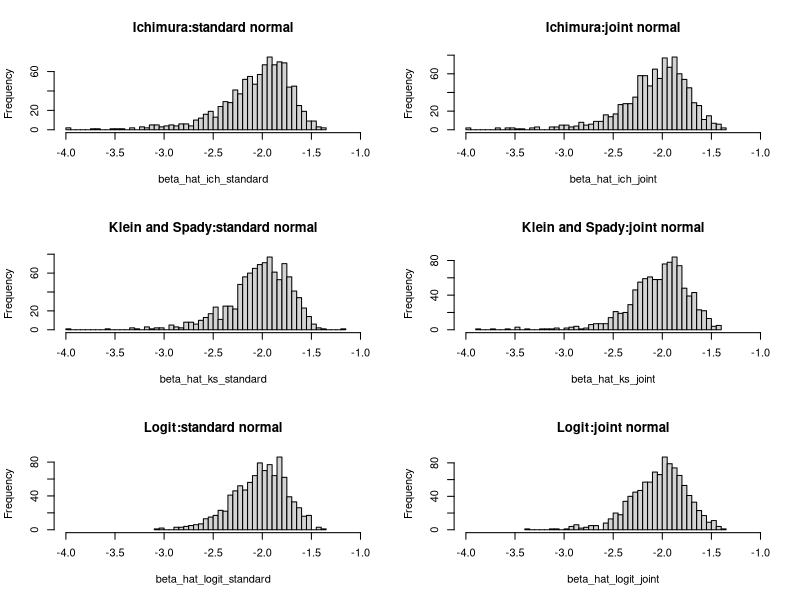

Generate this figure with R:
beta_ich_joint=read.csv("beta_ich_joint_mc.csv",header=TRUE)
beta_ks_joint=read.csv("beta_ks_joint_mc.csv",header=TRUE)
beta_ich_standard=read.csv("beta_ich_mc.csv",header=TRUE)
beta_ks_standard=read.csv("beta_ks_mc.csv",header=TRUE)
beta_logit_standard=read.csv("beta_logit_standard_mc.csv",header=TRUE)
beta_logit_joint=read.csv("beta_logit_joint_mc.csv",header=TRUE)

beta_hat_ich_standard <- beta_ich_standard$x
beta_hat_ich_joint <- beta_ich_joint$x
beta_hat_ks_standard <- beta_ks_standard$x
beta_hat_ks_joint <- beta_ks_joint$x
beta_hat_logit_standard <- beta_logit_standard$x
beta_hat_logit_joint <- beta_logit_joint$x
#########################################################################
par(mfrow=c(3,2))
hist(beta_hat_ich_standard,breaks = 80, main="Ichimura:standard normal",xlim = range(c(-4,-1)))
hist(beta_hat_ich_joint,breaks = 80, main="Ichimura:joint normal",xlim = range(c(-4,-1)))

hist(beta_hat_ks_standard,breaks = 80, main="Klein and Spady:standard normal",xlim = range(c(-4,-1)))
hist(beta_hat_ks_joint,breaks = 80, main="Klein and Spady:joint normal",xlim = range(c(-4,-1)))

hist(beta_hat_logit_standard,breaks = 60, main="Logit:standard normal",xlim = range(c(-4,-1)))
hist(beta_hat_logit_joint,breaks = 60, main="Logit:joint normal",xlim = range(c(-4,-1)))

#boxplot(beta_ich_joint$x, main="beta_ich_joint")
#boxplot(beta_ks_joint$x, main="beta_ks_joint")

#stats_ich_joint <- boxplot.stats(beta_ich_joint$x, coef = 1.5)$stats
#stats_ks_joint <- boxplot.stats(beta_ks_joint$x, coef = 1.5)$stats

##########################################################################
beta.true <- -2
MSE_ich_standard <- mean((beta_ich_standard$x - beta.true)^2)
MSE_ks_standard <- mean((beta_ks_standard$x - beta.true)^2)
MSE_logit_standard <- mean((beta_logit_standard$x - beta.true)^2)
MSE_ich_joint <- mean((beta_ich_joint$x - beta.true)^2)
MSE_ks_joint <- mean((beta_ks_joint$x - beta.true)^2)
MSE_logit_joint <- mean((beta_logit_joint$x - beta.true)^2)

RMSE_ich_standard <- sqrt(MSE_ich_standard)
RMSE_ks_standard <- sqrt(MSE_ks_standard)
RMSE_logit_standard <- sqrt(MSE_logit_standard)
RMSE_ich_joint <- sqrt(MSE_ich_joint)
RMSE_ks_joint <- sqrt(MSE_ks_joint)
RMSE_logit_joint <- sqrt(MSE_logit_joint)

bias_ich_standard <- mean(beta_ich_standard$x) - beta.true
bias_ich_joint <- mean(beta_ich_joint$x) - beta.true
bias_ks_standard <- mean(beta_ks_standard$x) - beta.true
bias_ks_joint <- mean(beta_ks_joint$x) - beta.true
bias_logit_standard <- mean(beta_logit_standard$x) - beta.true
bias_logit_joint <- mean(beta_logit_joint$x) - beta.true
